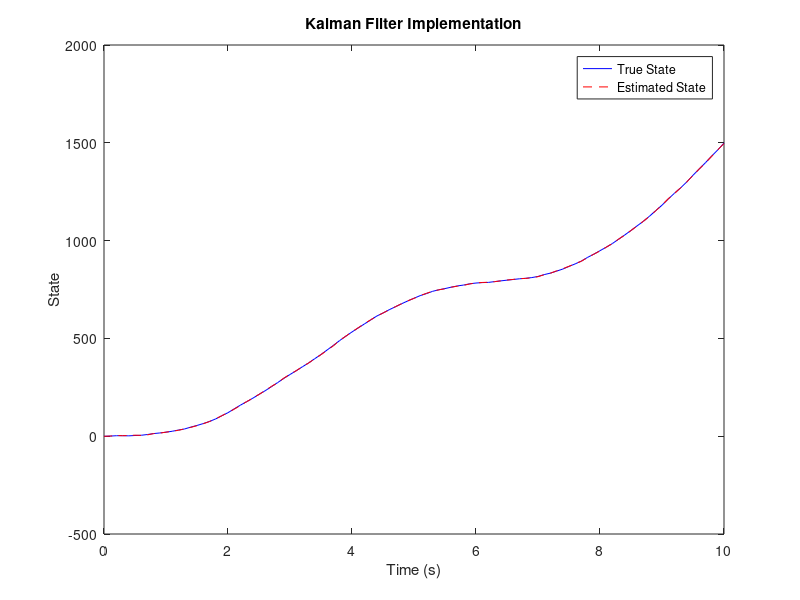

This figure's MATLAB source:
%Name: Md. Roknuzzaman Rikon
%ID: 22024014
% Kalman Filter Implementation 
A = [1 1; 0 1]; % State transition matrix 
B = [0.5; 1]; % Control input matrix 
C = [1 0]; % Measurement matrix 
Q = [1 0; 0 1]; % Process noise covariance 
R = 1; % Measurement noise covariance 
x = [0; 0]; % Initial state 
P = eye(2); % Initial state covariance 
x_est = x; % Initial state estimate 
% Simulation 
t = 0:0.1:10; 
u = sin(t); 
y = zeros(size(t)); 
x_true = zeros(2, length(t)); 
x_estimated = zeros(2, length(t)); 
for k = 1:length(t) 
% True state and measurement 
x = A*x + B*u(k) + sqrt(Q)*randn(2, 1); 
y(k) = C*x + sqrt(R)*randn; 
x_true(:, k) = x; 
% Kalman filter update 
x_pred = A*x_est + B*u(k); 
P_pred = A*P*A' + Q; 
K = P_pred*C' / (C*P_pred*C' + R); 
x_est = x_pred + K * (y(k) - C*x_pred); 
P = (eye(2) - K*C) * P_pred; 
x_estimated(:, k) = x_est; 
end 
plot(t, x_true(1, :), 'b', t, x_estimated(1, :), 'r--'); 
legend('True State', 'Estimated State'); 
title('Kalman Filter Implementation'); 
xlabel('Time (s)'); 
ylabel('State'); 
